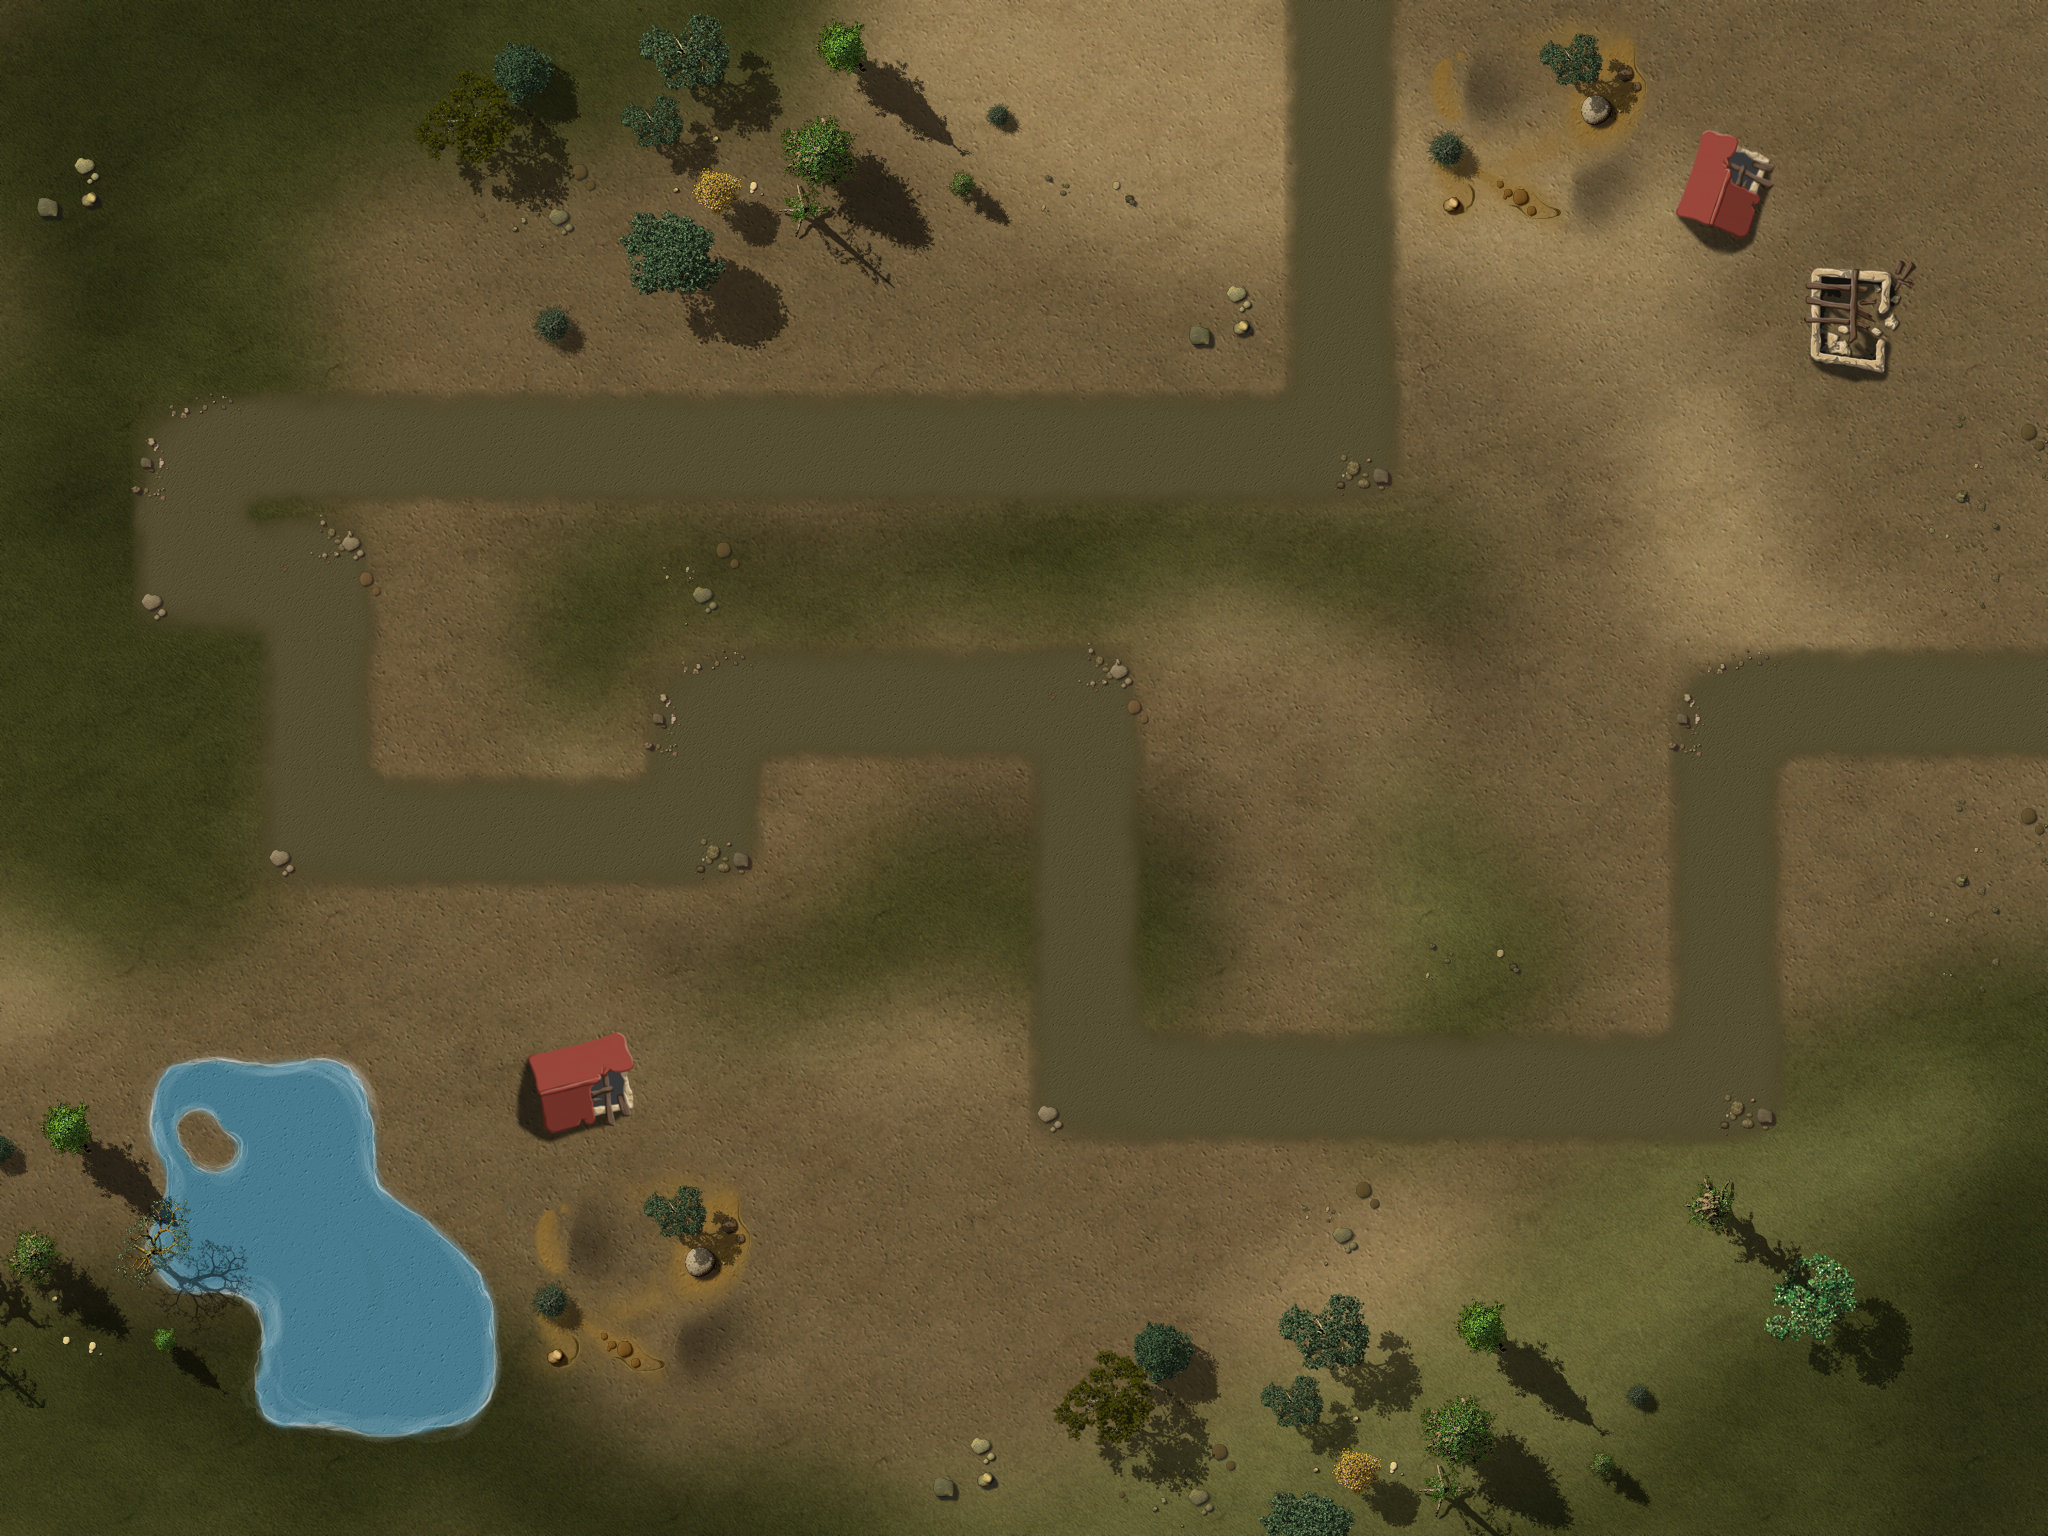

The image is a tile-based game level rendered from a .tmx file. Its description and source (layers, tilesets, objects; grid data summarised) follow:
An orthogonal 16x12 tile map with 128x128 px tiles, 4 tile layers (Ground, Objects1, Objects2, Path), 1 hidden layer not drawn, 3 tilesets and 26 objects.

<map version="1.0" orientation="orthogonal" width="16" height="12" tilewidth="128" tileheight="128">
 <properties>
<property name="wave01" value="4,4,10,10,10,10,10,10,10,10,4,10,10,1,10,10,10,10,10,10,10,10,10,10,10,10,10,1,10,10,10,10,1,10,10,10,10,10,10,10,10,10,10,10" />
<property name="wave02" value="10,10,10,10,1,3,10,1,10,1,10,10,4,10,1,1,1,1,10,10,10,10,1,1,1,10,1,1,2,4" />
<property name="wave03" value="1,1,1,1,10,10,10,1,10,10,6,4,4,10,1,1,1,1,1,1,10,10,10,10,1,3" />
<property name="wave04" value="1,1,1,1,1,1,1,1,1,1,1,1,1,3,1,1,2,4,4,2,1,1,1,1,1,1,1,2,1,1,2" />
<property name="wave05" value="10,10,10,10,3,10,2,4,4,10,10,2,10,10,4,4,4,10,10,2,10,10,4,4,4,10,10,10,10,10" />
<property name="wave06" value="1,2,1,1,1,2,10,10,10,2,10,10,1,1,2,2,4,4,1,1,10,10,10,1,1,10,10,10,10,10,2,2,1,1" />
<property name="wave07" value="6,1,1,10,10,10,1,10,10,10,10,10,10,10,10,1,1,1,2,2,4,4,4,10,10,10,10,4,10,2,1,1,10,10,10,10,4,4,2,10,1,1,1,1" />
<property name="wave08" value="1,10,10,1,10,1,1,4,3,10,10,4,10,10,10,1,1,1,4,1,4,1,2,3" />
<property name="wave09" value="10,10,10,10,10,10,10,10,1,1,1,4,1,5,1,4,4,2,2,1,1,1,1,4,1,1,2,2,1,1,4,4,1,1,1" />
<property name="wave10" value="1,1,1,1,2,1,1,1,2,4,1,4,1,1,1,1,2,1,1,1,2,4,100,10,10,10,10,10,10,1,1,1,1,2,4" />
<property name="wave11" value="1,1,1,1,5,5,5,5,1,2,5,1,1,3,1,5,5,5,5,1,1,1,1,4,4,1,1,1,6" />
<property name="wave12" value="10,10,10,10,1,1,1,6,6,1,1,7,7,7,5,5,1,1,5,3,1,1,1,1,2,4,4,4,4,1,1,1,1" />
<property name="wave13" value="10,10,10,10,1,10,3,10,10,10,10,10,10,10,10,10,10,10,10,10,10,10,10,10,10,10,2,10,1,1,1,1,3" />
<property name="wave14" value="4,4,2,10,10,10,1,1,1,1,1,4,1,1,6,1,6,10,10,10,4,4,2,10,10,10,2,1,1,1" />
<property name="wave15" value="1,1,1,1,3,10,10,10,2,4,2,4,1,1,1,10,10,10,10,1,1,1,2,2,4,4,2,10,10,10,10" />
<property name="wave16" value="10,10,10,10,10,2,10,10,2,10,10,10,6,610,2,10,10,10,10,10,10,10" />
<property name="wave17" value="1,2,1,1,1,2,10,10,10,2,10,10,1,1,8,1,1,6,1,1,8,2,2,1,1,10,10,10,10,10,2,2,1,1" />
<property name="wave18" value="6,3,1,1,1,7,7,7,7,7,1,5,5,4,4,4,2,1,1,1,5,5,7,4,9,9,9,9,9,9,1,1,1,1,3,1" />
<property name="wave19" value="7,7,7,7,7,6,9,9,1,1,1,7,6,7,7,7,7,7,7,1,1,1,1,1,2,1,1,4,4,4,3,1,1,6,1,1,3,9,1,1,9" />
<property name="wave20" value="10,10,10,10,10,10,10,6,10,10,10,2,2,10,10,10,6,4,1,1,3,10,100,10,10,3,2,2,10,10,10" />
<property name="wave21" value="10,10,6,4,4,4,10,10,10,10,10,10,3,10,10,10,10,10,10,10,10,10,10,10,10,10,10,10,10,10,10,10,10,10,10,10,10,10,10,10,10,10,10,10,10,10" />
<property name="wave22" value="1,1,1,1,10,10,10,1,10,10,10,1,1,1,1,1,1,10,10,10,10,1,6,1,8,6,1,1,1,10,10,10,10" />
<property name="wave23" value="1,1,1,1,1,3,1,1,1,1,1,1,1,1,1,6,6,1,1,2,2,3,3,6,1,2,2,1,1,1,1,1,1,3" />
<property name="wave24" value="9,9,9,9,7,7,7,7,7,5,5,5,5,6,5,5,5,4,1,4,6,1,1,1,8,10,10,10,8,9,9,4,3" />
<property name="wave25" value="9,1,1,1,9,1,3,3,1,1,1,9,1,1,9,1,1,1,9,6,6,2,2,1,1,1,1,5,4,5,5,10,10,10,10,10,10,10,10,10,3,6,1,4,1,1,1,3" />
 </properties>
 <tileset firstgid="1" name="ground" tilewidth="128" tileheight="128">
  <image source="tilesWorld1.png" width="2048" height="2048" />
 </tileset>
 <tileset firstgid="257" name="path" tilewidth="128" tileheight="128">
  <image source="path01.png" width="512" height="512" />
 </tileset>
 <tileset firstgid="273" source="ground4.tsx" />
 <layer name="Ground" width="16" height="12">
  <data>[192 cells, 1 non-empty, 1 distinct tile ids]</data>
 </layer>
 <layer name="Objects1" width="16" height="12">
  <data>[192 cells, 37 non-empty, 27 distinct tile ids]</data>
 </layer>
 <layer name="Objects2" width="16" height="12">
  <data>[192 cells, 29 non-empty, 19 distinct tile ids]</data>
 </layer>
 <layer name="Path" width="16" height="12">
  <data>[192 cells, 37 non-empty, 6 distinct tile ids]</data>
 </layer>
 <objectgroup name="Objects3" width="16" height="12">
  <object gid="233" x="128" y="256" />
  <object gid="233" x="0" y="128" />
  <object gid="232" x="1402" y="752" />
  <object gid="230" x="1282" y="746" />
  <object gid="249" x="1356" y="798" />
  <object gid="250" x="712" y="1398" />
  <object gid="233" x="440" y="1470" />
  <object gid="248" x="44" y="960" />
  <object gid="248" x="1722" y="120" />
  <object gid="230" x="1826" y="178" />
  <object gid="248" x="1856" y="348" />
  <object gid="142" x="1644" y="396" />
 </objectgroup>
 <objectgroup name="Locked" width="16" height="12">
  <object x="2432" y="256" />
  <object x="512" y="256" width="256" height="128" />
  <object x="0" y="256" width="128" height="1024" />
  <object x="1920" y="256" width="128" height="1024" />
  <object x="0" y="0" width="2048" height="256" />
  <object x="0" y="1280" width="2048" height="256" />
  <object x="1792" y="256" width="128" height="128" />
  <object x="512" y="1024" width="128" height="128" />
  <object x="640" y="1152" width="128" height="128" />
  <object x="1664" y="1152" width="128" height="128" />
  <object x="128" y="1024" width="256" height="256" />
  <object x="384" y="1152" width="128" height="128" />
  <object x="1280" y="640" width="256" height="128" />
 </objectgroup>
 <objectgroup name="Waypoints" width="16" height="12">
  <object x="0" y="512">
   <polyline points="1348,-606 1344,-73 195,-61 198,67 325,65 323,318 710,314 706,191 1086,188 1087,572 1720,568 1719,198 2181,192" />
  </object>
 </objectgroup>
 <layer name="blendAdd" width="16" height="12" visible="0">
  <data>[192 cells, 0 non-empty, 0 distinct tile ids]</data>
 </layer>
</map>
